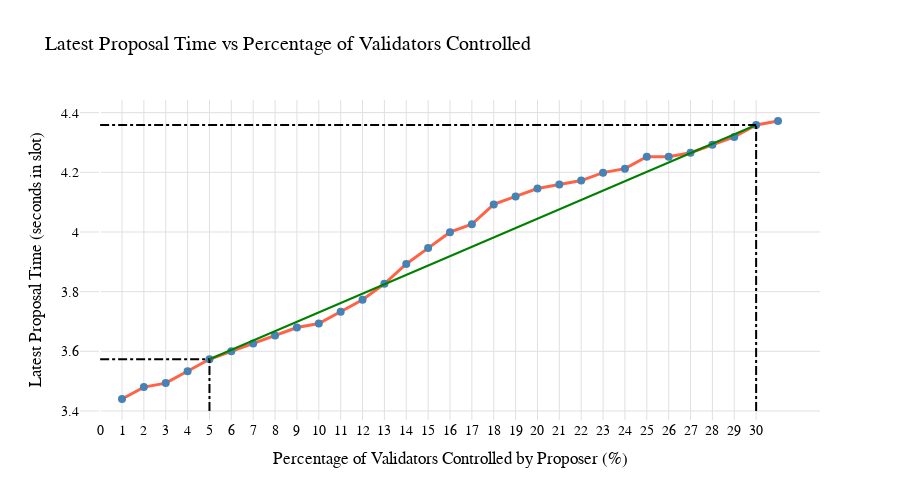

Notebook code cell kept with this figure:
### Code cell
import plotly.graph_objects as go

CONSTANT_BROADCAST_TIME = 0 

x_values = np.linspace(0.01, 0.31, 31)
latest_times = [calculate_latest_proposal_time(x)-CONSTANT_BROADCAST_TIME for x in x_values]

x1, x2 = 5, 30
y1 = calculate_latest_proposal_time(x1/100) - CONSTANT_BROADCAST_TIME
y2 = calculate_latest_proposal_time(x2/100) - CONSTANT_BROADCAST_TIME

slope = (y2 - y1) / (x2 - x1)
print(f"For every 1% increase in validators, the proposal time delay increases by {slope:.2f} seconds.")

fig = go.Figure()

fig.add_trace(go.Scatter(
    x=x_values * 100,
    y=latest_times,
    mode='lines+markers',
    line=dict(color='#FF6347', width=3),
    marker=dict(size=8, color='#4682B4'),
    name="Latest Proposal Time"
))

x_intersect = 5
y_intersect = calculate_latest_proposal_time(x_intersect/100) - CONSTANT_BROADCAST_TIME

fig.add_shape(
    type="line",
    x0=x_intersect,
    y0=3.4,
    x1=x_intersect,
    y1=y_intersect,
    line=dict(color="Black", width=2, dash="dashdot")
)

fig.add_shape(
    type="line",
    x0=0,
    y0=y_intersect,
    x1=x_intersect,
    y1=y_intersect,
    line=dict(color="Black", width=2, dash="dashdot")
)

x_intersect = 30
y_intersect = calculate_latest_proposal_time(x_intersect/100) - CONSTANT_BROADCAST_TIME

fig.add_shape(
    type="line",
    x0=x_intersect,
    y0=3.4,
    x1=x_intersect,
    y1=y_intersect,
    line=dict(color="Black", width=2, dash="dashdot")
)

fig.add_shape(
    type="line",
    x0=0,
    y0=y_intersect,
    x1=x_intersect,
    y1=y_intersect,
    line=dict(color="Black", width=2, dash="dashdot")
)

fig.add_trace(go.Scatter(
    x=[x1, x2],
    y=[y1, y1 + slope * (x2 - x1)],
    mode='lines',
    line=dict(color='Green', width=2, dash='solid'),
    name="Slope Line"
))

fig.update_layout(
    title="Latest Proposal Time vs Percentage of Validators Controlled",
    xaxis_title="Percentage of Validators Controlled by Proposer (%)",
    yaxis_title="Latest Proposal Time (seconds in slot)",
    plot_bgcolor = "#FFFFFF",
    paper_bgcolor = "#FFFFFF",
    xaxis=dict(showgrid=True, gridcolor='#e0e0e0', tickvals=list(range(0, 31, 1))),
    yaxis=dict(showgrid=True, gridcolor='#e0e0e0'),
    showlegend=False,
    height=500,
    width=900,
    font=dict(
        family="Ubuntu Mono",
        size=14,
        color="black"
    ),
    
)

fig.write_image("att_pics/timing_games_proposer_share.png")
fig.show()

### Figure 1 — Plotly figure (JSON) as saved in the notebook; plotly's stock layout.template omitted (floating-point values rounded to 4 significant figures)
{"data": [{"line": {"color": "#FF6347", "width": 3}, "marker": {"color": "#4682B4", "size": 8}, "mode": "lines+markers", "name": "Latest Proposal Time", "type": "scatter", "x": [1, 2, 3, 4, 5, 6.0, 7.0, 8, 9, 10, 11, 12, 13, 14.0, 15.0, 16, 17, 18.0, 19, 20, 21.0, 22, 23, 24.0, 25, 26, 27, 28.0, 29.0, 30, 31], "y": [3.44, 3.48, 3.493, 3.533, 3.573, 3.6, 3.627, 3.653, 3.68, 3.693, 3.733, 3.773, 3.826, 3.893, 3.946, 3.999, 4.026, 4.092, 4.119, 4.146, 4.159, 4.172, 4.199, 4.212, 4.252, 4.252, 4.266, 4.292, 4.319, 4.359, 4.372]}, {"line": {"color": "Green", "dash": "solid", "width": 2}, "mode": "lines", "name": "Slope Line", "type": "scatter", "x": [5, 30], "y": [3.573, 4.359]}], "layout": {"font": {"color": "black", "family": "Ubuntu Mono", "size": 14}, "height": 500, "paper_bgcolor": "#FFFFFF", "plot_bgcolor": "#FFFFFF", "shapes": [{"line": {"color": "Black", "dash": "dashdot", "width": 2}, "type": "line", "x0": 5, "x1": 5, "y0": 3.4, "y1": 3.573}, {"line": {"color": "Black", "dash": "dashdot", "width": 2}, "type": "line", "x0": 0, "x1": 5, "y0": 3.573, "y1": 3.573}, {"line": {"color": "Black", "dash": "dashdot", "width": 2}, "type": "line", "x0": 30, "x1": 30, "y0": 3.4, "y1": 4.359}, {"line": {"color": "Black", "dash": "dashdot", "width": 2}, "type": "line", "x0": 0, "x1": 30, "y0": 4.359, "y1": 4.359}], "showlegend": false, "title": {"text": "Latest Proposal Time vs Percentage of Validators Controlled"}, "width": 900, "xaxis": {"gridcolor": "#e0e0e0", "showgrid": true, "tickvals": [0, 1, 2, 3, 4, 5, 6, 7, 8, 9, 10, 11, 12, 13, 14, 15, 16, 17, 18, 19, 20, 21, 22, 23, 24, 25, 26, 27, 28, 29, 30], "title": {"text": "Percentage of Validators Controlled by Proposer (%)"}}, "yaxis": {"gridcolor": "#e0e0e0", "showgrid": true, "title": {"text": "Latest Proposal Time (seconds in slot)"}}}}
